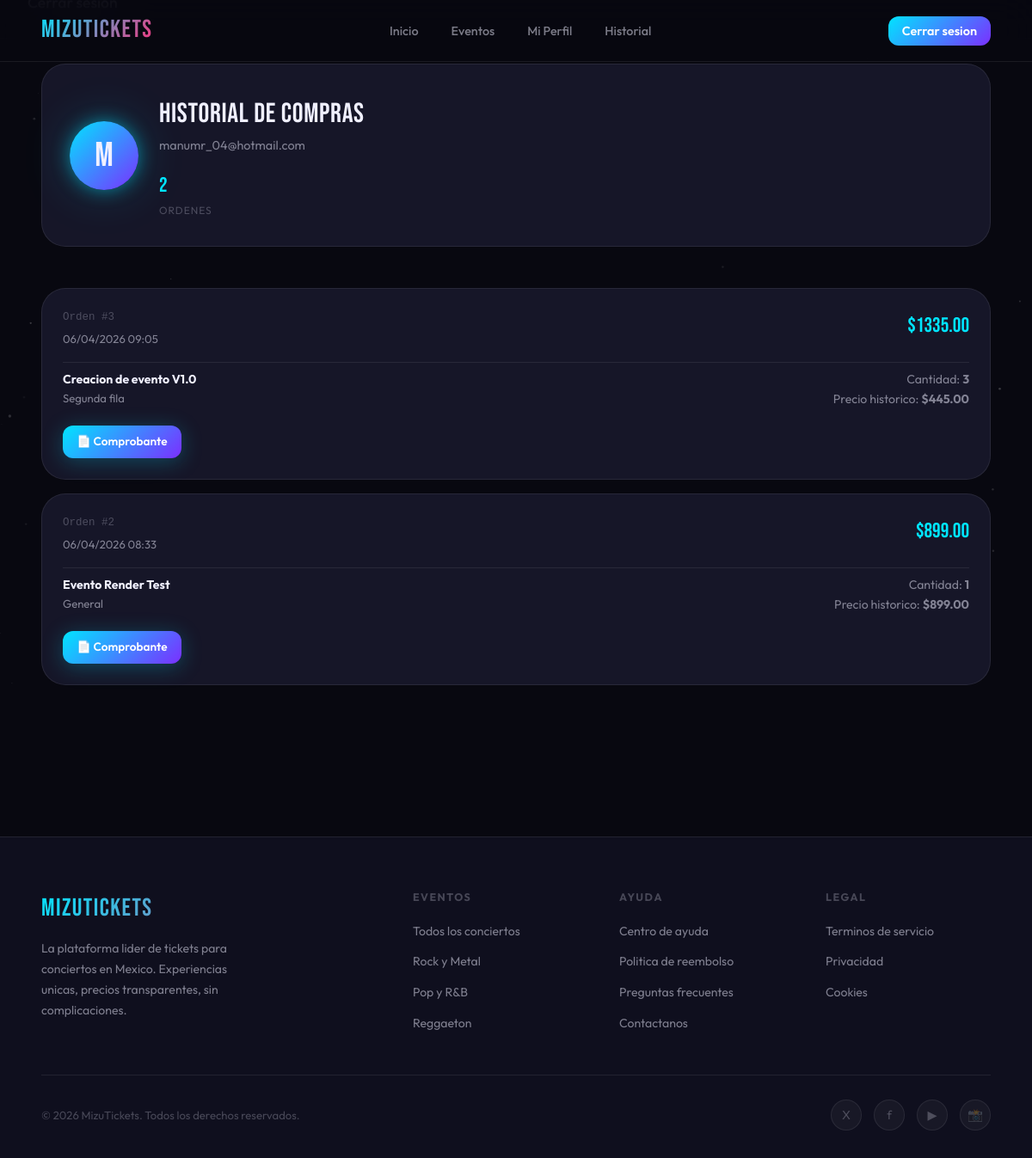
/orders/history (signed in), run on the app's committed database.
### app/models/user.py (models this page shows, shortened)
class User(UserMixin, db.Model):
    __tablename__ = "users"
    id = db.Column(db.Integer, primary_key=True)
    name = db.Column(db.String(120), nullable=False)
    email = db.Column(db.String(255), unique=True, nullable=False, index=True)
    password_hash = db.Column(db.String(255), nullable=False)
    role = db.Column(db.String(20), nullable=False, default="customer", index=True)
    created_at = db.Column(db.DateTime, nullable=False, default=datetime.utcnow)
    updated_at = db.Column(
        db.DateTime,
        nullable=False,
        default=datetime.utcnow,
        onupdate=datetime.utcnow,
    )
    orders = db.relationship("Order", back_populates="user", lazy="dynamic")

### app/models/order.py (models this page shows, shortened)
class Order(db.Model):
    __tablename__ = "orders"
    __table_args__ = (
        db.CheckConstraint("total_amount >= 0", name="ck_orders_total_non_negative"),
    )
    id = db.Column(db.Integer, primary_key=True)
    user_id = db.Column(db.Integer, db.ForeignKey("users.id"), nullable=False, index=True)
    status = db.Column(db.String(20), nullable=False, default="confirmed", index=True)
    total_amount = db.Column(db.Numeric(10, 2), nullable=False)
    receipt_code = db.Column(db.String(50), unique=True, nullable=True, index=True)
    created_at = db.Column(db.DateTime, nullable=False, default=datetime.utcnow, index=True)
    user = db.relationship("User", back_populates="orders")
    items = db.relationship(
        "OrderItem",
        back_populates="order",
        cascade="all, delete-orphan",
        lazy="selectin",
    )

### app/models/order_item.py (models this page shows, shortened)
class OrderItem(db.Model):
    __tablename__ = "order_items"
    __table_args__ = (
        db.CheckConstraint("quantity > 0", name="ck_order_items_quantity_positive"),
        db.CheckConstraint("unit_price >= 0", name="ck_order_items_unit_price_non_negative"),
        db.CheckConstraint("subtotal >= 0", name="ck_order_items_subtotal_non_negative"),
    )
    id = db.Column(db.Integer, primary_key=True)
    order_id = db.Column(db.Integer, db.ForeignKey("orders.id"), nullable=False, index=True)
    ticket_type_id = db.Column(
        db.Integer,
        db.ForeignKey("ticket_types.id"),
        nullable=False,
        index=True,
    )
    quantity = db.Column(db.Integer, nullable=False)
    unit_price = db.Column(db.Numeric(10, 2), nullable=False)
    subtotal = db.Column(db.Numeric(10, 2), nullable=False)
    created_at = db.Column(db.DateTime, nullable=False, default=datetime.utcnow)
    order = db.relationship("Order", back_populates="items")
    ticket_type = db.relationship("TicketType", back_populates="order_items")

### app/models/event.py (models this page shows, shortened)
class Event(db.Model):
    __tablename__ = "events"
    id = db.Column(db.Integer, primary_key=True)
    title = db.Column(db.String(200), nullable=False, index=True)
    description = db.Column(db.Text, nullable=True)
    date = db.Column(db.DateTime, nullable=False, index=True)
    venue = db.Column(db.String(200), nullable=False)
    image_url = db.Column(db.String(500), nullable=True)
    is_active = db.Column(db.Boolean, nullable=False, default=True, index=True)
    created_at = db.Column(db.DateTime, nullable=False, default=datetime.utcnow)
    updated_at = db.Column(
        db.DateTime,
        nullable=False,
        default=datetime.utcnow,
        onupdate=datetime.utcnow,
    )
    ticket_types = db.relationship(
        "TicketType",
        back_populates="event",
        cascade="all, delete-orphan",
        lazy="selectin",
    )

### app/models/ticket_type.py (models this page shows, shortened)
class TicketType(db.Model):
    __tablename__ = "ticket_types"
    __table_args__ = (
        db.CheckConstraint("price >= 0", name="ck_ticket_types_price_non_negative"),
        db.CheckConstraint(
            "stock_available >= 0", name="ck_ticket_types_stock_non_negative"
        ),
        db.UniqueConstraint("event_id", "name", name="uq_ticket_types_event_name"),
    )
    id = db.Column(db.Integer, primary_key=True)
    event_id = db.Column(db.Integer, db.ForeignKey("events.id"), nullable=False, index=True)
    name = db.Column(db.String(80), nullable=False)
    price = db.Column(db.Numeric(10, 2), nullable=False)
    stock_available = db.Column(db.Integer, nullable=False)
    created_at = db.Column(db.DateTime, nullable=False, default=datetime.utcnow)
    updated_at = db.Column(
        db.DateTime,
        nullable=False,
        default=datetime.utcnow,
        onupdate=datetime.utcnow,
    )
    event = db.relationship("Event", back_populates="ticket_types")
    order_items = db.relationship("OrderItem", back_populates="ticket_type", lazy="dynamic")

### app/orders/routes.py (the view)
@bp.route("/orders/history")
@login_required
def history():
    try:
        orders = (
            Order.query.options(
                joinedload(Order.items)
                .joinedload(OrderItem.ticket_type)
                .joinedload(TicketType.event)
            )
            .filter(Order.user_id == current_user.id)
            .order_by(Order.created_at.desc())
            .all()
        )
        return render_template("orders/history.html", orders=orders)
    except SQLAlchemyError:
        flash("No se pudo cargar tu historial en este momento.", "error")
        return render_template("orders/history.html", orders=[])
    except Exception:
        flash("No se pudo cargar tu historial en este momento.", "error")
        return render_template("orders/history.html", orders=[])

### app/__init__.py (called while the page is built)
def create_app(config_class=Config):
    app = Flask(__name__, instance_relative_config=True)
    app.config.from_object(config_class)
    os.makedirs(app.instance_path, exist_ok=True)
    db.init_app(app)
    migrate.init_app(app, db)
    login_manager.init_app(app)
    from .auth import bp as auth_bp
    from .admin import bp as admin_bp
    from .main import bp as main_bp
    from .orders import bp as orders_bp
    app.register_blueprint(main_bp)
    app.register_blueprint(auth_bp)
    app.register_blueprint(admin_bp)
    app.register_blueprint(orders_bp)
    from . import models  # noqa: F401
    from .models.user import User
    @login_manager.user_loader
    def load_user(user_id):
        return db.session.get(User, int(user_id))
    @app.shell_context_processor
    def shell_context():
        return {"db": db, "models": models}
    return app

### app/templates/orders/history.html (shortened to what this page needs)
{% extends "base.html" %}
{% block content %}
<div class="page profile-page">
  <div class="container">
    <div class="profile-header">
      <div class="profile-avatar">{{ current_user.name[0].upper() }}</div>
      <div>
        <div class="profile-name">Historial de compras</div>
        <div class="profile-email">{{ current_user.email }}</div>
        <div class="profile-stats">
          <div>
            <div class="profile-stat-val">{{ orders|length }}</div>
            <div class="profile-stat-lbl">Ordenes</div>
          </div>
        </div>
      </div>
    </div>
    {% if orders %}
      {% for order in orders %}
      <div class="order-card">
        <div class="order-card-header">
          <div>
            <div class="order-id">Orden #{{ order.id }}</div>
            <div style="font-size:0.82rem;color:var(--text-muted)">{{ order.created_at.strftime('%d/%m/%Y %H:%M') }}</div>
          </div>
          <div class="order-total">${{ '%.2f'|format(order.total_amount) }}</div>
        </div>
        <div class="order-items">
          {% for item in order.items %}
          <div class="order-item-row" style="display:block">
            <div style="display:flex;justify-content:space-between;gap:16px;flex-wrap:wrap;align-items:flex-start">
              <div>
                <div style="font-weight:700;color:var(--text)">{{ item.ticket_type.event.title }}</div>
                <div style="font-size:0.82rem;color:var(--text-muted)">{{ item.ticket_type.name }}</div>
              </div>
              <div style="text-align:right">
                <div>Cantidad: <strong>{{ item.quantity }}</strong></div>
                <div>Precio historico: <strong>${{ '%.2f'|format(item.unit_price) }}</strong></div>
              </div>
            </div>
          </div>
          {% endfor %}
        </div>
        <div style="display:flex;gap:8px;margin-top:12px">
          <a class="btn btn-primary btn-sm" href="{{ url_for('orders.receipt', order_id=order.id) }}" target="_blank">📄 Comprobante</a>
        </div>
      </div>
      {% endfor %}
    {% endif %}
  </div>
</div>
{% endblock %}

### app/templates/base.html (shortened to what this page needs)
﻿<!DOCTYPE html>
<html lang="es">
<head>
  <link rel="stylesheet" href="{{ url_for('static', filename='css/styles.css') }}">
</head>
<body>
  <nav class="navbar" id="navbar">
    <a class="nav-logo" href="{{ url_for('main.catalog') }}">MIZUTICKETS</a>
    <ul class="nav-links">
      <li><a class="nav-link" href="{{ url_for('main.catalog') }}">Inicio</a></li>
      <li><a class="nav-link" href="{{ url_for('main.catalog') }}">Eventos</a></li>
      {% if current_user.is_authenticated %}
      <li><a class="nav-link" href="#">Mi Perfil</a></li>
      <li><a class="nav-link" href="{{ url_for('orders.history') }}">Historial</a></li>
      {% endif %}
    </ul>
    <div class="nav-actions">
      {% if current_user.is_authenticated %}
      <form method="post" action="{{ url_for('auth.logout') }}">
        <button class="nav-user-btn" type="submit">Cerrar sesion</button>
      </form>
      {% else %}
      <a class="nav-user-btn" href="{{ url_for('auth.login') }}">Iniciar sesion</a>
      {% endif %}
    </div>
  </nav>
  <div class="nav-drawer" id="nav-drawer">
    {% if current_user.is_authenticated %}
    <form method="post" action="{{ url_for('auth.logout') }}">
      <button class="nav-link" type="submit">Cerrar sesion</button>
    </form>
    {% else %}
    <a class="nav-link" href="{{ url_for('auth.login') }}">Iniciar sesion</a>
    <a class="nav-link" href="{{ url_for('auth.register') }}">Crear cuenta</a>
    {% endif %}
  </div>
  <div id="app">
    {% block content %}{% endblock %}
  </div>
  <footer>
    <div class="container">
      <div class="footer-grid">
        <div>
          <div class="footer-brand-name">MIZUTICKETS</div>
          <p class="footer-brand-desc">La plataforma lider de tickets para conciertos en Mexico. Experiencias unicas, precios transparentes, sin complicaciones.</p>
        </div>
        <div>
          <div class="footer-heading">Eventos</div>
          <ul class="footer-links">
            <li><a href="{{ url_for('main.catalog') }}">Todos los conciertos</a></li>
            <li><a href="{{ url_for('main.catalog') }}">Rock y Metal</a></li>
            <li><a href="{{ url_for('main.catalog') }}">Pop y R&B</a></li>
            <li><a href="{{ url_for('main.catalog') }}">Reggaeton</a></li>
          </ul>
        </div>
        <div>
          <div class="footer-heading">Ayuda</div>
          <ul class="footer-links">
            <li><a href="#">Centro de ayuda</a></li>
            <li><a href="#">Politica de reembolso</a></li>
            <li><a href="#">Preguntas frecuentes</a></li>
            <li><a href="#">Contactanos</a></li>
          </ul>
        </div>
        <div>
          <div class="footer-heading">Legal</div>
          <ul class="footer-links">
            <li><a href="#">Terminos de servicio</a></li>
            <li><a href="#">Privacidad</a></li>
            <li><a href="#">Cookies</a></li>
          </ul>
        </div>
      </div>
      <div class="footer-bottom">
        <span>© 2026 MizuTickets. Todos los derechos reservados.</span>
        <div class="footer-socials">
          <div class="footer-social">X</div>
          <div class="footer-social">f</div>
          <div class="footer-social">▶</div>
          <div class="footer-social">📸</div>
        </div>
      </div>
    </div>
  </footer>
</body>
</html>

### data on the page
User: name "M", email "manumr_04@hotmail.com"
Order: id "3", created_at "06/04/2026 09:05", total_amount "1335.00"
OrderItem: ticket_type.event "Creacion de evento V1.0", ticket_type.name "Segunda fila", quantity "3", unit_price "445.00"
Order: id "2", created_at "06/04/2026 08:33", total_amount "899.00"
OrderItem: ticket_type.event "Evento Render Test", ticket_type.name "General", quantity "1", unit_price "899.00"

### other printed values
{{ orders|length }} "2"
